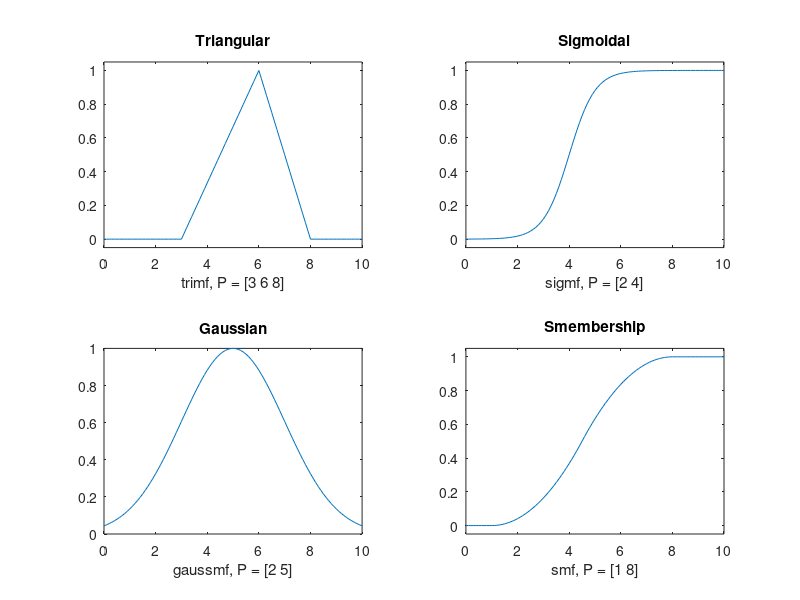

Source code (MATLAB):
% mfplots.m
x = 0:0.1:10;
y1 = trimf(x,[3 6 8]); % Triangular
subplot(2,2,1), plot(x,y1), xlabel('trimf, P = [3 6 8]'), ylim([-0.05 1.05]), title('Triangular')
y2 = sigmf(x,[2 4]); % Sigmoid
subplot(2,2,2), plot(x,y2), xlabel('sigmf, P = [2 4]'), ylim([-0.05 1.05]), title('Sigmoidal')
y3 = gaussmf(x,[2 5]); % Gaussian
subplot(2,2,3), plot(x,y3), xlabel('gaussmf, P = [2 5]'), title('Gaussian')
y4 = smf(x,[1 8]); % S-membership
subplot(2,2,4), plot(x,y4), xlabel('smf, P = [1 8]'), ylim([-0.05 1.05]), title('Smembership')
